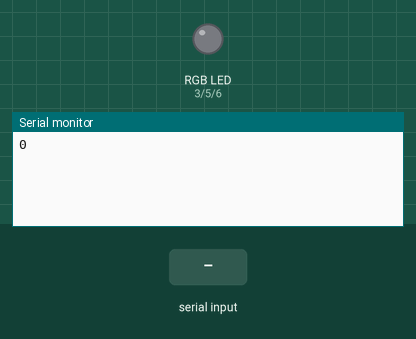
Bench run of a sketch on a simulated Arduino Uno, built with avr-gcc and run on an emulated ATmega328P. Parts: an RGB LED mixed from three pins (HIGH = lit), the last lines printed to the serial monitor. Inputs (shaded band) come from the test bench.

Above: at 1.2 s.
1.3 s: "r:" received over Serial
At 2.0 s:
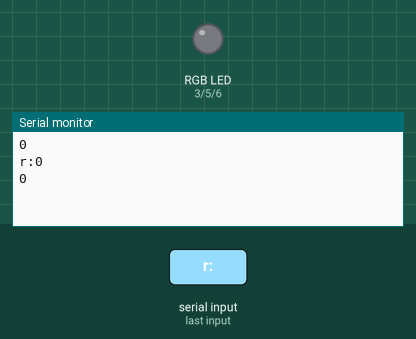
2.8 s: "g:" received over Serial
At 3.2 s:
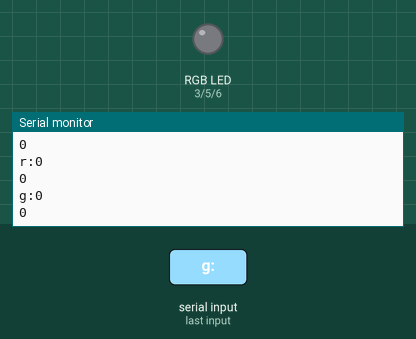
4.3 s: "b:" received over Serial
At 5.5 s:
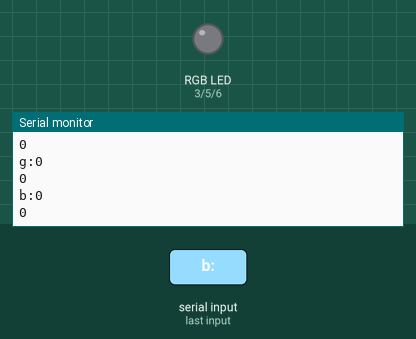

Measured:
- after the input at 1.3 s, the serial monitor: prints a new line at once (image 1)
- after the input at 2.8 s, the serial monitor: prints a new line at once (image 2)
- after the input at 4.3 s, the serial monitor: prints a new line at once (image 3)

The sketch:

SmartLED_example.ino
```cpp
#include <SmartLED.h>

/*
RGB LED Pin Layout

   -----|\   RED
--------| \  GROUND
  ------| /  GREEN
   -----|/   BLUE
 */
//PINS
int redPin   = 3;
int greenPin = 5;
int bluePin  = 6;

//OTHER
SmartLED LED(redPin, greenPin, bluePin);    //SETUP SMART LED


void setup() {
  Serial.begin(9600);
  Serial.setTimeout(10);   //Super important. Makes Serial.parseFloat() not wait a long time after an integer has ended.
}

void loop() {
  while(Serial.available() > 0){
    String var = Serial.readStringUntil(':');
    int    val = (int) Serial.parseFloat();

    if(var.equals("r")){
      LED.setRGB(val, -1, -1);
      Serial.print("r:");
      Serial.println(val);
    }

    if(var.equals("g")){
      LED.setRGB(-1, val, -1);
      Serial.print("g:");
      Serial.println(val);
    }

    if(var.equals("b")){
      LED.setRGB(-1, -1, val);
      Serial.print("b:");
      Serial.println(val);
    }

    if(var.equals("m")){
      LED.setMode(val);
      Serial.print("m:");
      Serial.println(val);
    }
  }

  //PERFORM ACTIONS
  LED.update();

}
```
